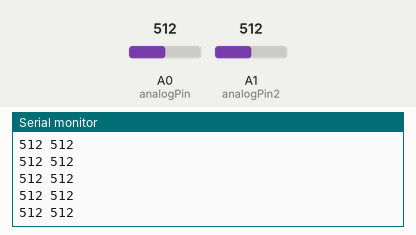
Simulated run of this program. Board: Arduino Uno, built with avr-gcc and run on an emulated ATmega328P. On the bench: the last lines printed to the serial monitor. Inputs (shaded band) come from the test bench; at power-on: A0 (analogPin) = 512, A1 (analogPin2) = 512.

Above: at 7.2 s.
7.3 s: A0 (analogPin) set to 990
At 8.1 s:
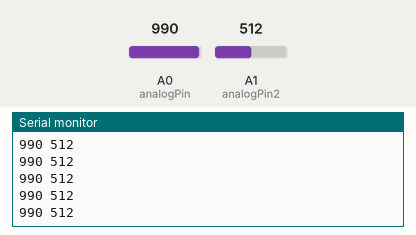
8.8 s: A0 (analogPin) set to 1008
At 9.5 s:
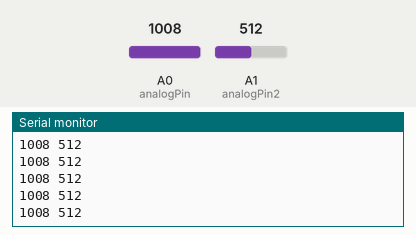
Timing chart, 0 to 11.8 s (numbered marks = the images above; inputs shaded):
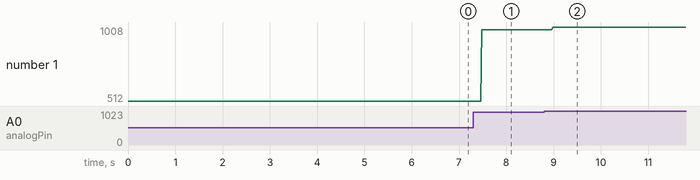

The program:

main.cpp
```cpp
#include <Arduino.h>
//https://learn.sparkfun.com/tutorials/connecting-arduino-to-processing/all

int analogPin = A0; // potentiometer wiper (middle terminal) connected to analog pin 3
int analogPin2 = A1; // potentiometer wiper (middle terminal) connected to analog pin 3
                    // outside leads to ground and +5V
long int val = 0;  // variable to store the value read
long int val2 = 0;

void setup() {
  Serial.begin(3600);           //  setup serial
}

void loop() {
  val = analogRead(analogPin);  // read the input pin
  val2 = analogRead(analogPin2);
  //long int a = (val*400)/1024;
  Serial.print(val);
  Serial.print(" ");
  Serial.println(val2);
}
```

Measured:
- after the input at 7.3 s, the serial monitor: prints a new line after 0.18 s (image 1)
- after the input at 8.8 s, the serial monitor: prints a new line after 0.18 s (image 2)
- plotted number 1: 512 → 990 after the input at 7.3 s, 990 → 1008 after the input at 8.8 s
